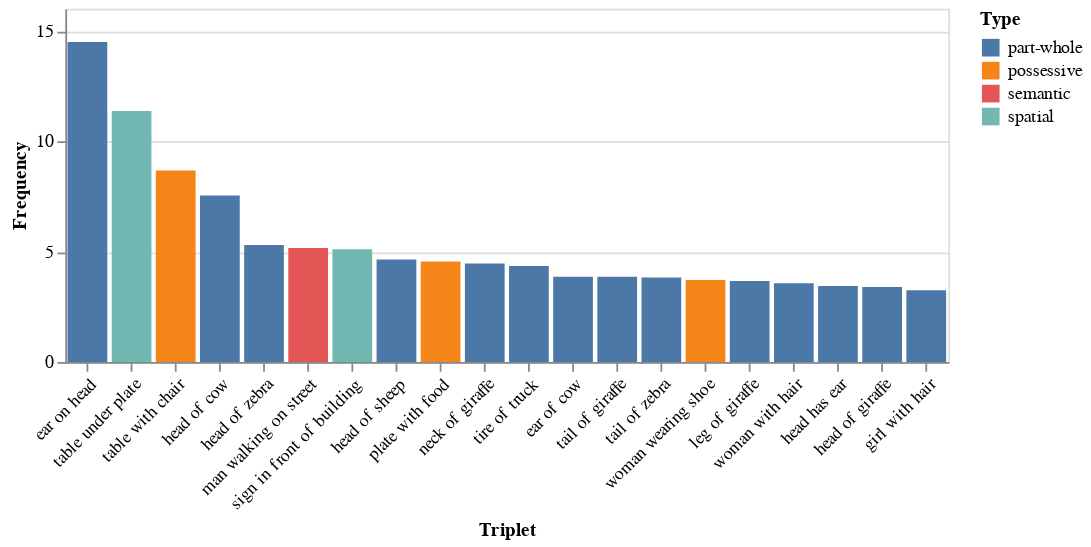

This figure's notebook cell:
### Code cell
# remove images from baseline_results that are not in gt_results
baseline_results = {k: v for k, v in baseline_results.items() if k in gt_results}
triplet_count = Counter()
for img in baseline_results:
    # rank by rel score
    baseline_results[img][0]['relations'] = sorted(baseline_results[img][0]['relations'], key=lambda x: x[2], reverse=True)[:len(gt_results[img][0]['relations'])]
    # get triplets string
    baseline_results[img][0]['triplets'] = ['{} {} {}'.format(baseline_results[img][0]['entities'][i[0]], i[2], baseline_results[img][0]['entities'][i[1]]) for i in baseline_results[img][0]['relations']]
    triplet_count.update(baseline_results[img][0]['triplets'])
print(len(triplet_count))

# get frequency of triplet in the gt dataset
triplet_count_gt = Counter()
idx_to_predicate = dict_file['idx_to_predicate']
for img in gt_results:
    gt_results[img][0]['triplets'] = ['{} {} {}'.format(gt_results[img][0]['entities'][i[0]], idx_to_predicate[str(i[2])], gt_results[img][0]['entities'][i[1]]) for i in gt_results[img][0]['relations']]
    triplet_count_gt.update(gt_results[img][0]['triplets'])
print(len(triplet_count_gt))

# get the frequency of matching triplets
matching_pairs = sorted([(i, triplet_count[i]/triplet_count_gt[i]) for i in triplet_count.keys() if i in triplet_count_gt.keys() and triplet_count_gt[i] > 25], reverse=True, key=lambda x: x[1])[:20]

# wrap this up as a pandas dataframe
df = pd.DataFrame(matching_pairs, columns=['Triplet', 'Frequency'])
df.astype({'Triplet': 'str'}).dtypes
df.astype({'Frequency': 'float'}).dtypes
#df.to_csv('matching_pairs.csv')

# add type
part_whole = []
print(df)
# show a bar plot
#df.plot.bar(x='Triplet', y='Frequency', rot=75, figsize=(10, 5))
df = pd.read_csv('matching_pairs.csv')

# for i in range(len(df)):
#     if df['type'][i] == 1:
#         df['type'][i] = '#ff0000' # part-of
#     elif df['type'][i] == 2:
#         df['type'][i] = '#38761d' # spatial
#     elif df['type'][i] == 3:
#         df['type'][i] = '#bf9000' # attribute
#     elif df['type'][i] == 4:
#         df['type'][i] = '#163ef5' # semantic

bar_chart_color(df, 'Triplet', 'Frequency', title="", width=500, height=200)

### Figure 1 — Vega-Lite specification as saved in the notebook (floating-point values rounded to 4 significant figures)
{"config": {"view": {"continuousWidth": 400, "continuousHeight": 300}}, "data": {"name": "data-4b426d87a00cb962a6ccc05dac9147bf"}, "mark": "bar", "encoding": {"color": {"field": "type", "legend": {"title": "Type"}, "scale": {"domain": ["part-whole", "possessive", "semantic", "spatial"]}, "type": "nominal"}, "x": {"axis": {"labelAngle": -45}, "field": "Triplet", "sort": null, "type": "nominal"}, "y": {"field": "Frequency", "sort": "-x", "type": "quantitative"}}, "height": 200, "title": "", "width": 500, "$schema": "https://vega.github.io/schema/vega-lite/v4.17.0.json", "datasets": {"data-4b426d87a00cb962a6ccc05dac9147bf": [{"Unnamed: 0": 0, "Triplet": "ear on head", "Frequency": 14.5, "type": "part-whole"}, {"Unnamed: 0": 1, "Triplet": "table under plate", "Frequency": 11.37, "type": "spatial"}, {"Unnamed: 0": 2, "Triplet": "table with chair", "Frequency": 8.675, "type": "possessive"}, {"Unnamed: 0": 3, "Triplet": "head of cow", "Frequency": 7.548, "type": "part-whole"}, {"Unnamed: 0": 4, "Triplet": "head of zebra", "Frequency": 5.301, "type": "part-whole"}, {"Unnamed: 0": 5, "Triplet": "man walking on street", "Frequency": 5.167, "type": "semantic"}, {"Unnamed: 0": 6, "Triplet": "sign in front of building", "Frequency": 5.108, "type": "spatial"}, {"Unnamed: 0": 7, "Triplet": "head of sheep", "Frequency": 4.641, "type": "part-whole"}, {"Unnamed: 0": 8, "Triplet": "plate with food", "Frequency": 4.556, "type": "possessive"}, {"Unnamed: 0": 9, "Triplet": "neck of giraffe", "Frequency": 4.462, "type": "part-whole"}, {"Unnamed: 0": 10, "Triplet": "tire of truck", "Frequency": 4.346, "type": "part-whole"}, {"Unnamed: 0": 11, "Triplet": "ear of cow", "Frequency": 3.862, "type": "part-whole"}, {"Unnamed: 0": 12, "Triplet": "tail of giraffe", "Frequency": 3.861, "type": "part-whole"}, {"Unnamed: 0": 13, "Triplet": "tail of zebra", "Frequency": 3.83, "type": "part-whole"}, {"Unnamed: 0": 14, "Triplet": "woman wearing shoe", "Frequency": 3.713, "type": "possessive"}, {"Unnamed: 0": 15, "Triplet": "leg of giraffe", "Frequency": 3.673, "type": "part-whole"}, {"Unnamed: 0": 16, "Triplet": "woman with hair", "Frequency": 3.572, "type": "part-whole"}, {"Unnamed: 0": 17, "Triplet": "head has ear", "Frequency": 3.441, "type": "part-whole"}, {"Unnamed: 0": 18, "Triplet": "head of giraffe", "Frequency": 3.404, "type": "part-whole"}, {"Unnamed: 0": 19, "Triplet": "girl with hair", "Frequency": 3.256, "type": "part-whole"}]}}
